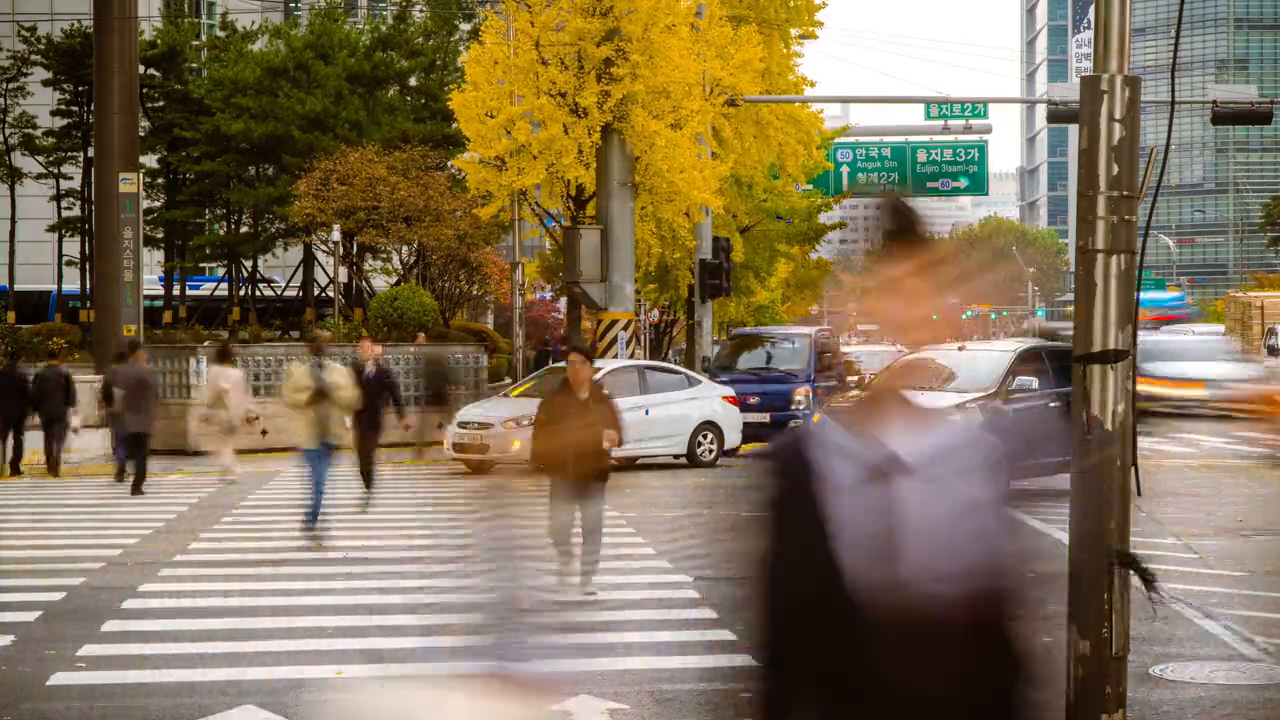
#> input picture frame 15 of pratice1/videos/seoul.mp4, 1280 x 720 px, given in place of road.mp4, which was not available
$ python '허프 변환 동영상.py'
#> lines starting #> are read from the running program, lines starting #| are printed output that depends on the picture; pictures that were not available may be replaced by others from this repository, and a replacement may not be noted
import cv2
import numpy as np

src = cv2.VideoCapture('videos/road.mp4')
fps = round(src.get(cv2.CAP_PROP_FPS))
delay = round(1000/fps)

while True:
    ret, frame = src.read()
#> frame is the input picture: shape (720, 1280, 3); mean B, G, R 89.5, 114.6, 131
    cv2.imshow('src', frame)

    if cv2.waitKey(10) ==27:
#> (key Esc is pressed here)
        break


edges = cv2.Canny(frame, 50,150)
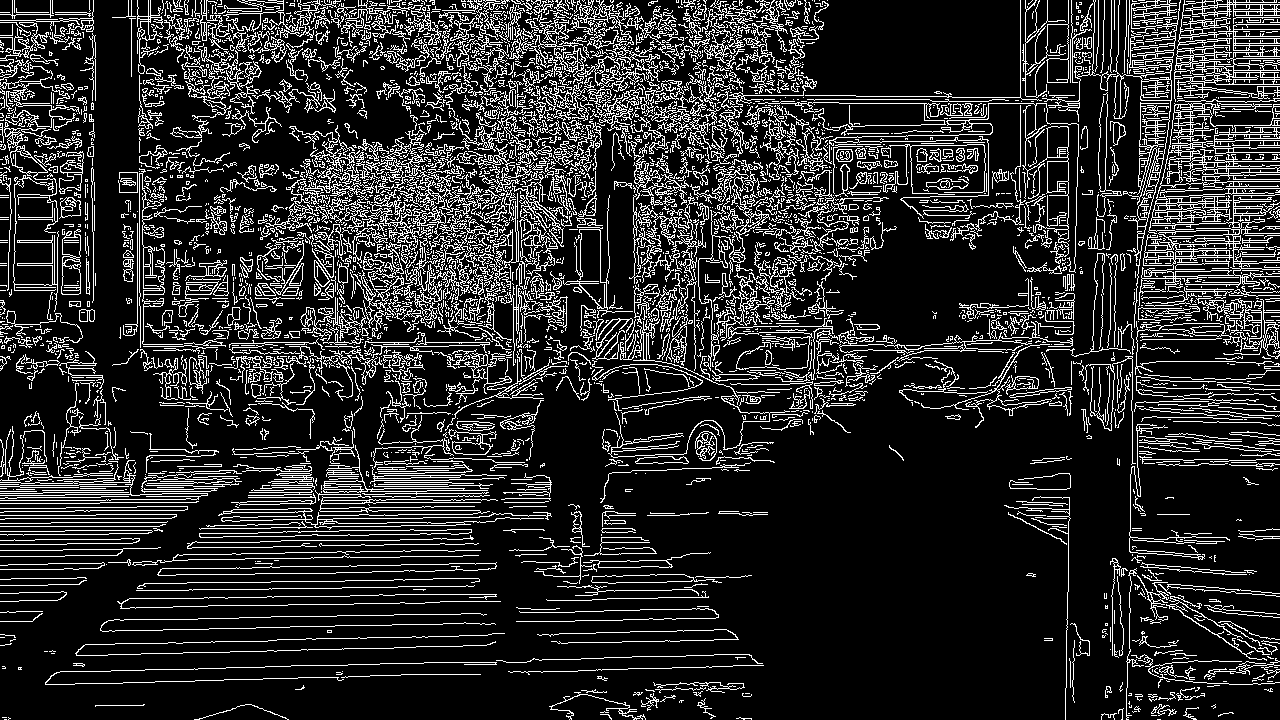
#> edges: shape (720, 1280); 16.5% white in thin lines or dots
lines = cv2.HoughLinesP(edges, 1, np.pi / 180., 160, minLineLength=100, maxLineGap= 5)
#> lines = 33 rows, first 6: [839, 103, 939, 103], [281, 616, 405, 614], [281, 588, 452, 586], [627, 103, 737, 122], [326, 474, 465, 472], [351, 206, 452, 203]

dst = cv2.cvtColor(edges, cv2.COLOR_GRAY2BGR)
#> dst: shape (720, 1280, 3); 16.5% white in thin lines or dots

if lines is not None:
    for i in range(lines.shape[0]):
        pt1 = (lines[i][0][0], lines[i][0][1])
        pt2 = (lines[i][0][2], lines[i][0][3])
        cv2.line(dst, pt1, pt2, (0,0,255), 2, cv2.LINE_AA)
#> this loop made 33 passes
#> (pt1, pt2) on passes 1 to 12: ((839, 103), (939, 103)), ((281, 616), (405, 614)), ((281, 588), (452, 586)), ((627, 103), (737, 122)), ((326, 474), (465, 472)), ((351, 206), (452, 203)), ((219, 582), (332, 581)), ((217, 597), (330, 596)), ((592, 599), (708, 597)), ((403, 306), (510, 269)), ((264, 342), (414, 342)), ((394, 213), (509, 198))
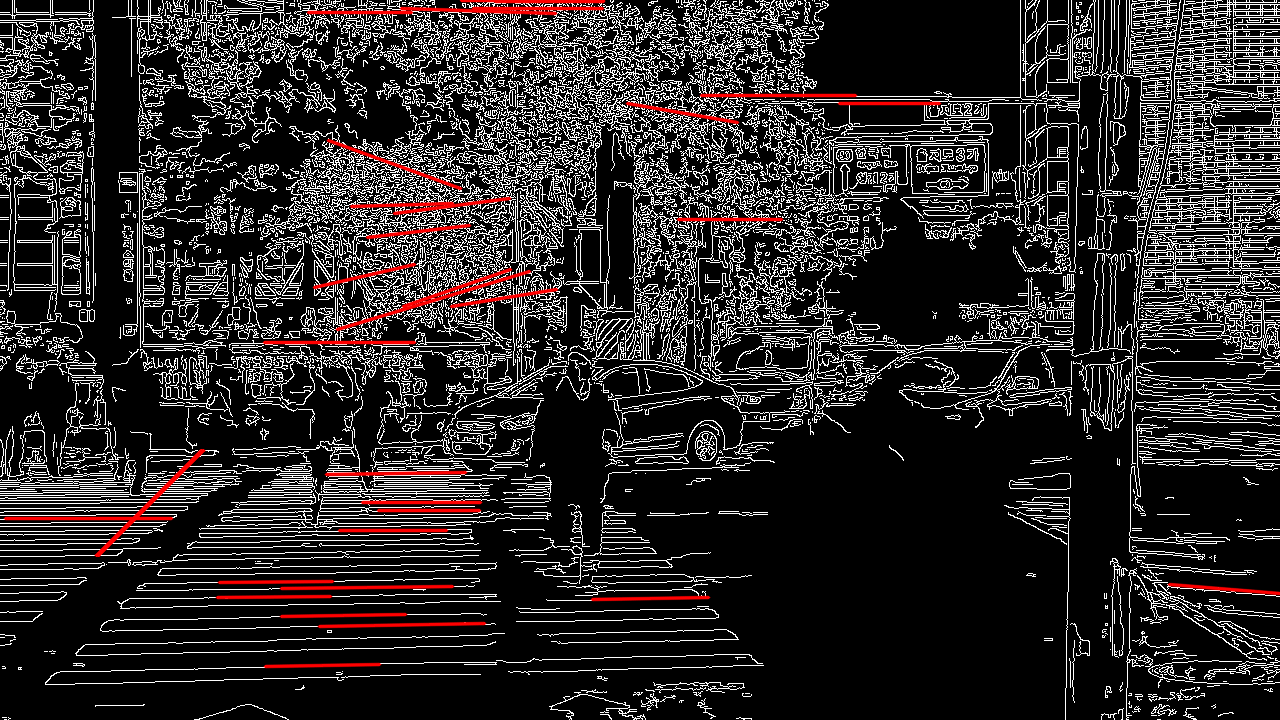
#> dst: shape (720, 1280, 3); mean B, G, R 40.7, 40.7, 44.5

while True:
    ret, frame = src.read()
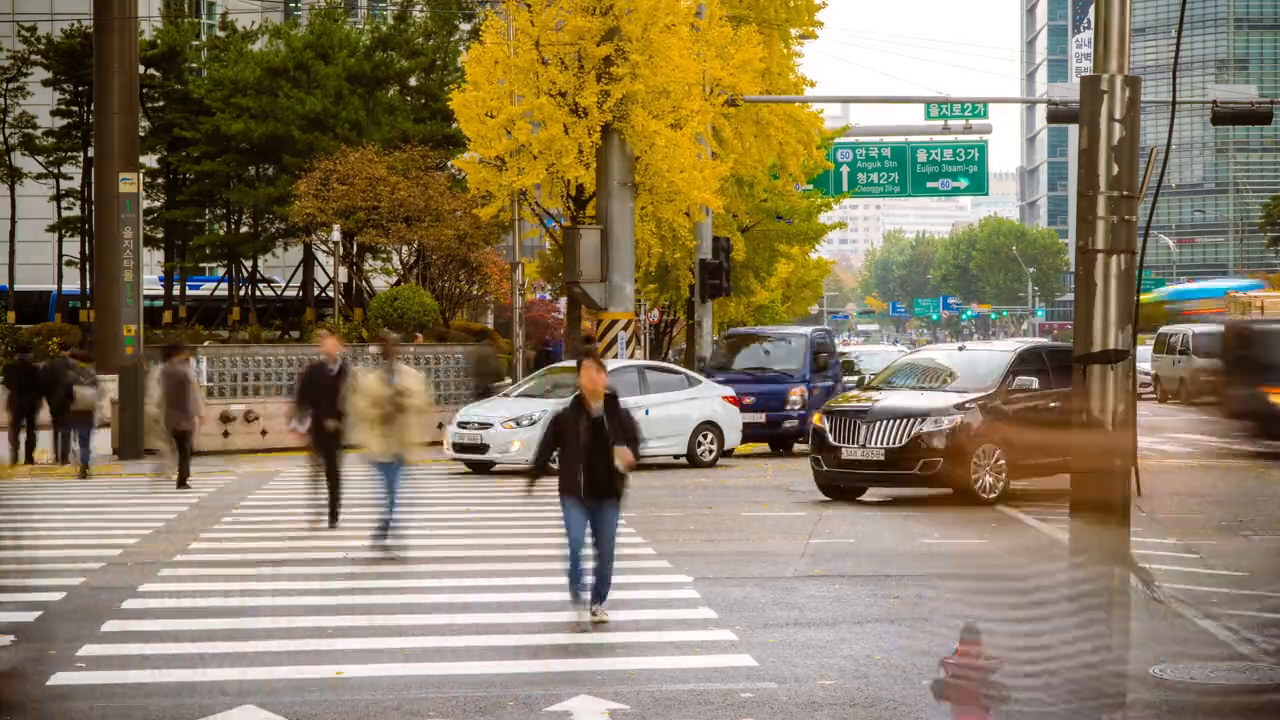
#> input picture frame 16 of pratice1/videos/seoul.mp4, 1280 x 720 px, given in place of road.mp4, which was not available
#> frame is the input picture: shape (720, 1280, 3); mean B, G, R 98.3, 123.6, 137.3

    cv2.imshow('src', frame)
    cv2.imshow('dst', dst)

    if cv2.waitKey(10) ==27:
#> (key Esc is pressed here)
        break

# cv2.imshow('src', frame)
# cv2.imshow('dst', dst)
src.release()
cv2.destroyAllWindows()

$ run again, starting later in the video
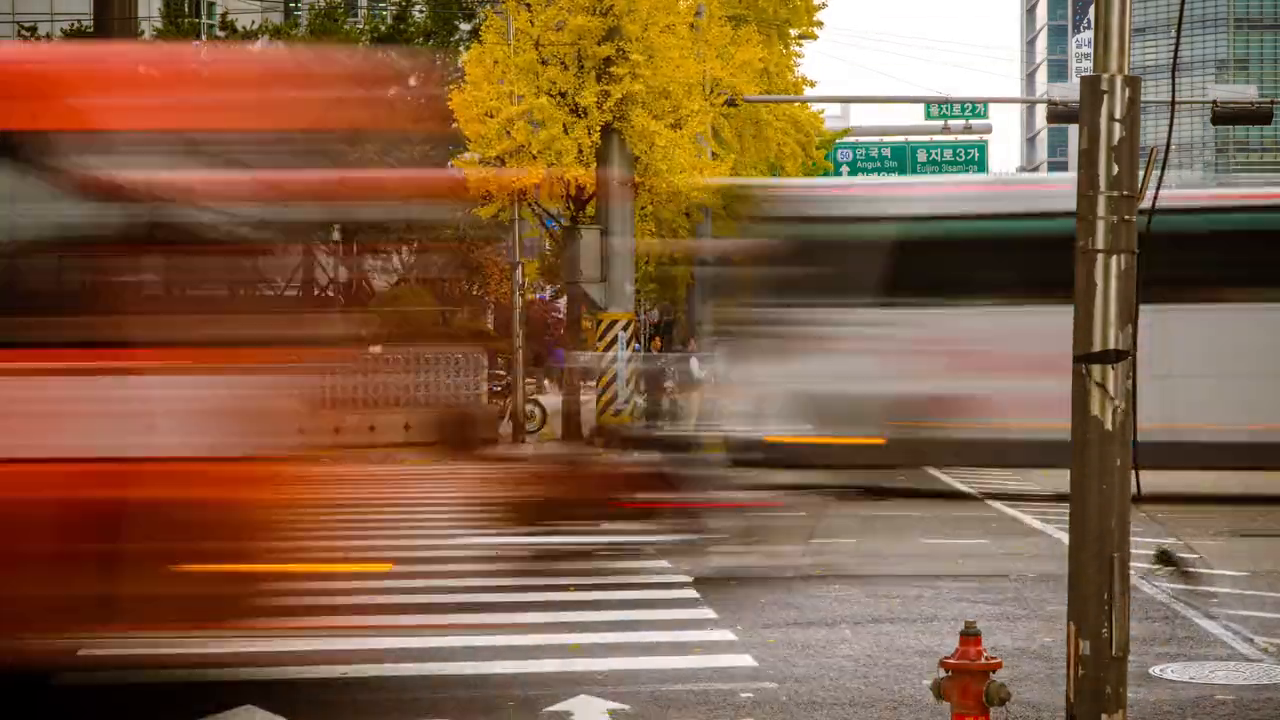
#> input picture frame 67 of pratice1/videos/seoul.mp4, 1280 x 720 px, given in place of road.mp4, which was not available
#> frame is the input picture: shape (720, 1280, 3); mean B, G, R 69.4, 95.7, 130.4
#> `edges = cv2.Canny(frame, 50,150)`:
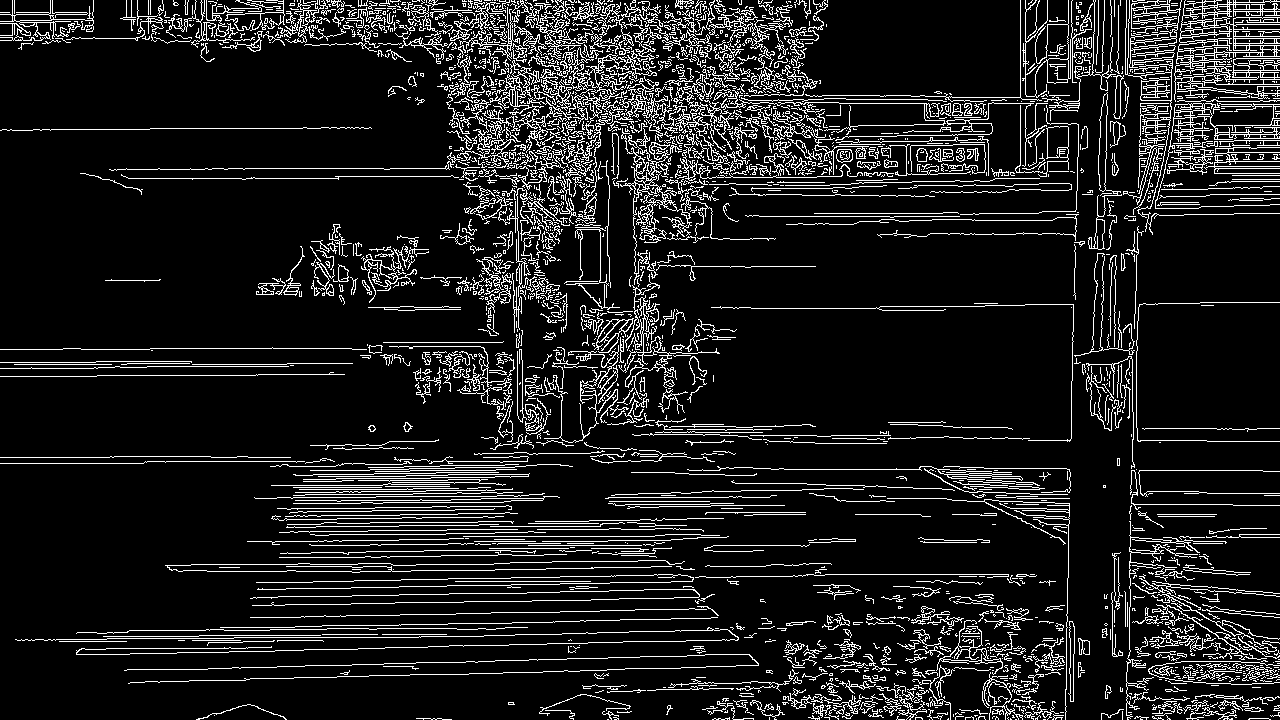
#> edges: shape (720, 1280); 11.4% white in thin lines or dots
#> lines = 38 rows, first 6: [205, 168, 383, 168], [450, 585, 609, 583], [839, 103, 939, 103], [851, 95, 951, 96], [616, 24, 736, 26], [128, 178, 338, 178]
#> the loop `for i in range(lines.shape[0]):` made 38 passes
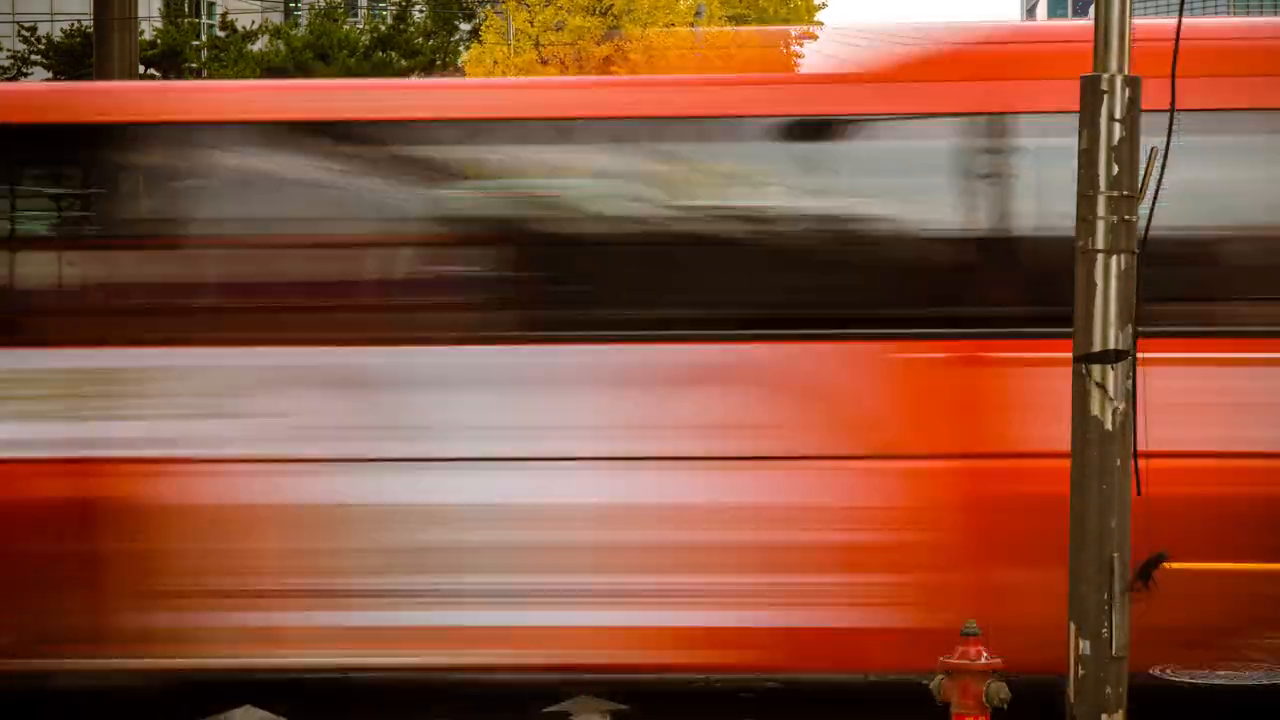
#> input picture frame 68 of pratice1/videos/seoul.mp4, 1280 x 720 px, given in place of road.mp4, which was not available
#> frame is the input picture: shape (720, 1280, 3); mean B, G, R 58.8, 81, 136.2

$ run again, starting later in the video
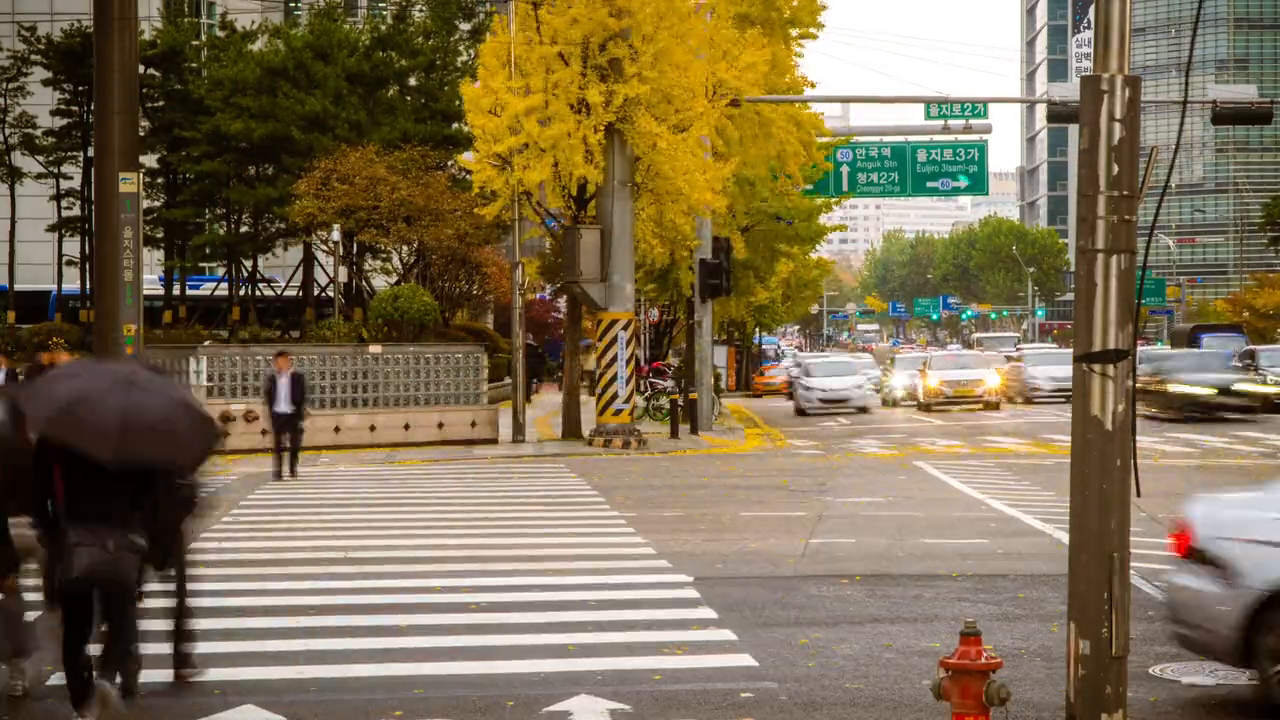
#> input picture frame 120 of pratice1/videos/seoul.mp4, 1280 x 720 px, given in place of road.mp4, which was not available
#> frame is the input picture: shape (720, 1280, 3); mean B, G, R 83.8, 111.1, 126.2
#> `edges = cv2.Canny(frame, 50,150)`:
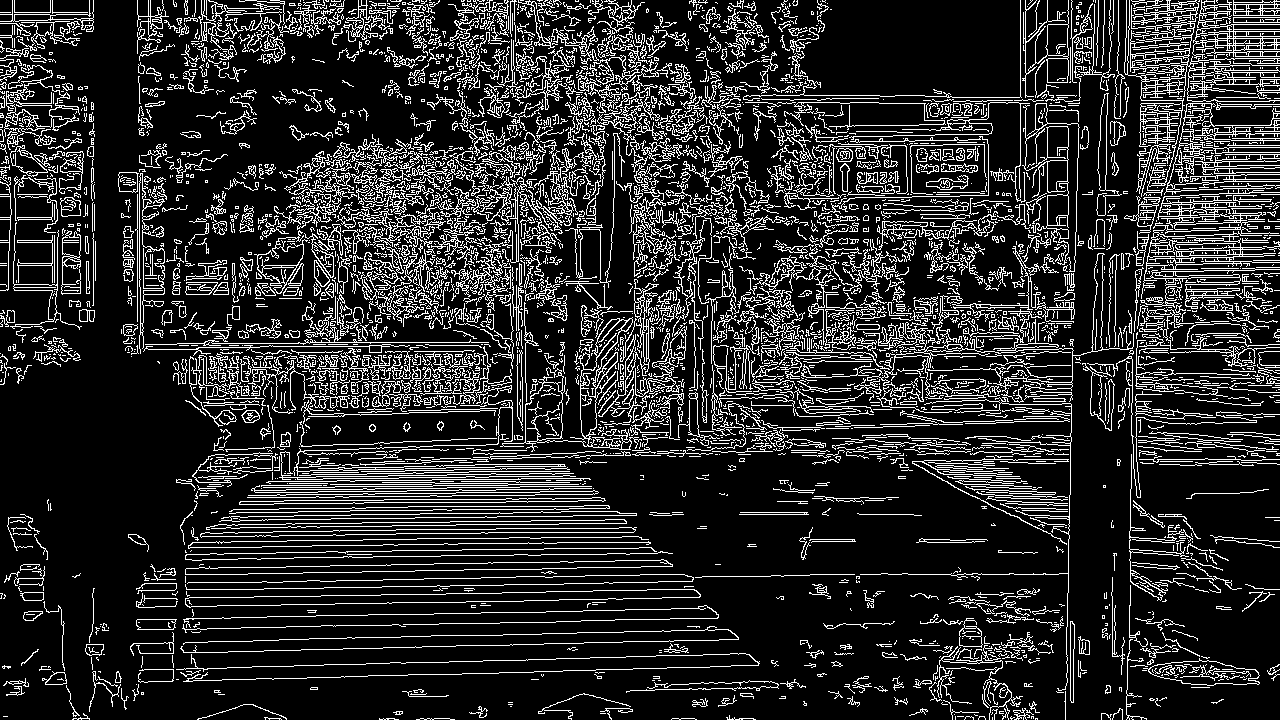
#> edges: shape (720, 1280); 16.8% white in thin lines or dots
#> lines = 35 rows, first 6: [404, 602, 517, 601], [306, 342, 488, 342], [226, 567, 329, 566], [201, 597, 314, 596], [357, 229, 485, 229], [1137, 253, 1254, 249]
#> the loop `for i in range(lines.shape[0]):` made 35 passes
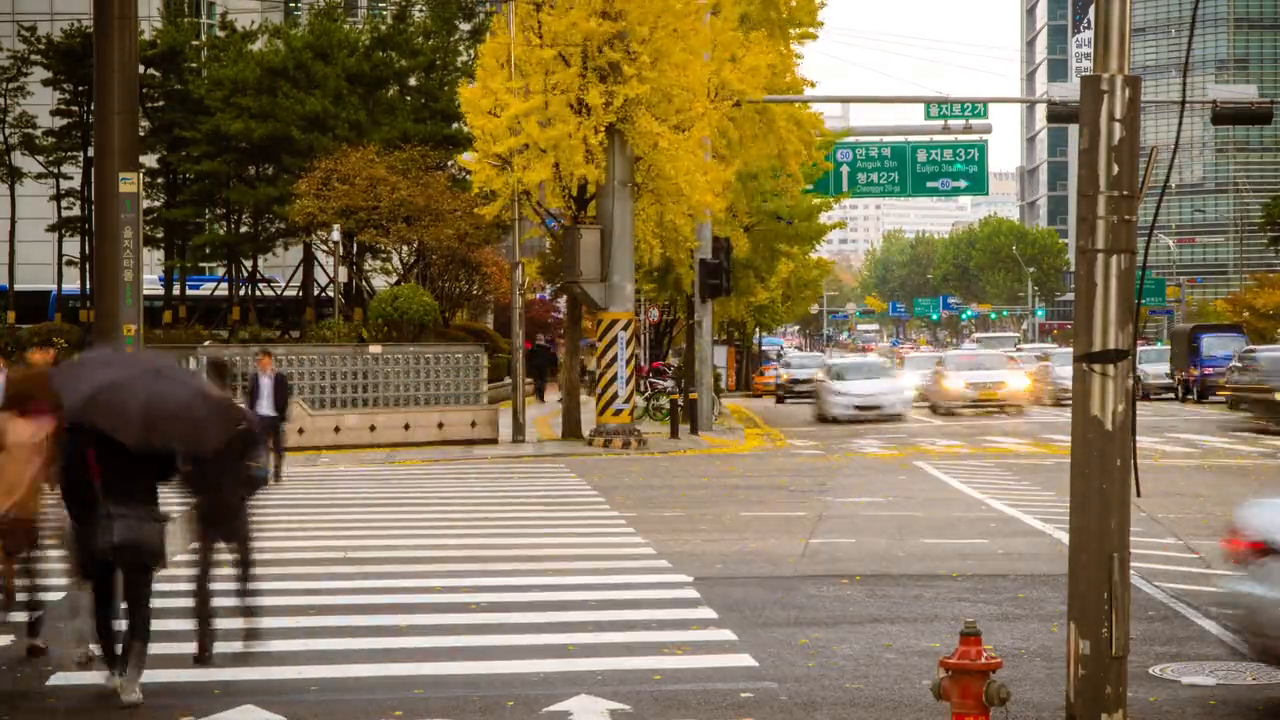
#> input picture frame 121 of pratice1/videos/seoul.mp4, 1280 x 720 px, given in place of road.mp4, which was not available
#> frame is the input picture: shape (720, 1280, 3); mean B, G, R 83.8, 111.4, 127.1
